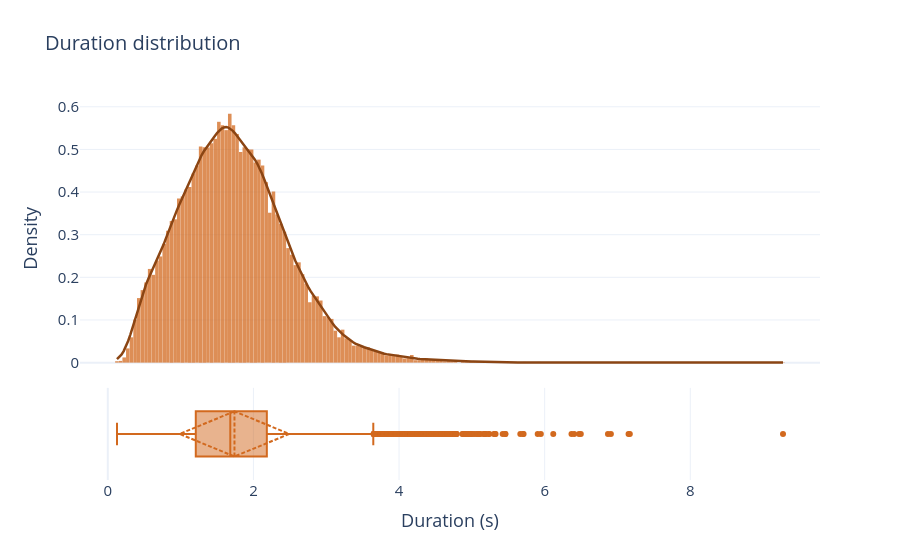

The notebook cell this image was saved under:
### Markdown cell above
#### Results
_To be filled after running the notebook._

### Code cell
# --- 1. Datos ---
durations = df["duration"].dropna()

# --- 2. Estimar KDE ---
kde = gaussian_kde(durations)
x_kde = np.linspace(durations.min(), durations.max(), 300)
y_kde = kde(x_kde)

# --- 3. Crear figura: 2 filas, eje X compartido ---
fig = make_subplots(
    rows=2, cols=1,
    shared_xaxes=True,
    row_heights=[0.75, 0.25],   # histograma más grande, boxplot como "resumen" fino
    vertical_spacing=0.03,
)

# --- Histograma (normalizado a densidad para que la escala coincida con la KDE) ---
fig.add_trace(
    go.Histogram(
        x=durations,
        histnorm="probability density",
        name="Duration",
        marker_color="chocolate",
        opacity=0.75,
        showlegend=False,
    ),
    row=1, col=1
)

# --- KDE ---
fig.add_trace(
    go.Scatter(
        x=x_kde,
        y=y_kde,
        mode="lines",
        name="KDE",
        line=dict(color="saddlebrown", width=2.5),
        showlegend=False,
    ),
    row=1, col=1
)

# --- Boxplot horizontal ---
fig.add_trace(
    go.Box(
        x=durations,
        name="Duration",
        marker_color="chocolate",
        line_color="chocolate",
        boxpoints="outliers",   # muestra outliers como puntos
        showlegend=False,
        boxmean="sd"
    ),
    row=2, col=1
)

# --- 4. Layout ---
fig.update_layout(
    template="plotly_white",
    title_text="Duration distribution",
    font=dict(size=15),
    title_font=dict(size=20),
    bargap=0.02,
)
fig.update_yaxes(title_text="Density", row=1, col=1)
fig.update_yaxes(showticklabels=False, row=2, col=1)
fig.update_xaxes(title_text="Duration (s)", row=2, col=1)

fig.show()

### Figure 1 — Plotly figure (JSON) as saved in the notebook; plotly's stock layout.template omitted (floating-point values rounded to 4 significant figures; data arrays with more than 128 entries replaced by an {"elided": "..."} marker saying what was removed)
{"data": [{"histnorm": "probability density", "marker": {"color": "chocolate"}, "name": "Duration", "opacity": 0.75, "showlegend": false, "type": "histogram", "x": {"elided": "24578 float values"}, "xaxis": "x", "yaxis": "y"}, {"line": {"color": "saddlebrown", "width": 2.5}, "mode": "lines", "name": "KDE", "showlegend": false, "type": "scatter", "x": {"elided": "300 float values"}, "xaxis": "x", "y": {"elided": "300 float values"}, "yaxis": "y"}, {"boxmean": "sd", "boxpoints": "outliers", "line": {"color": "chocolate"}, "marker": {"color": "chocolate"}, "name": "Duration", "showlegend": false, "type": "box", "x": {"elided": "24578 float values"}, "xaxis": "x2", "yaxis": "y2"}], "layout": {"bargap": 0.02, "font": {"size": 15}, "title": {"font": {"size": 20}, "text": "Duration distribution"}, "xaxis": {"anchor": "y", "domain": [0, 1], "matches": "x2", "showticklabels": false}, "xaxis2": {"anchor": "y2", "domain": [0, 1], "title": {"text": "Duration (s)"}}, "yaxis": {"anchor": "x", "domain": [0.2725, 1], "title": {"text": "Density"}}, "yaxis2": {"anchor": "x2", "domain": [0, 0.2425], "showticklabels": false}}}
